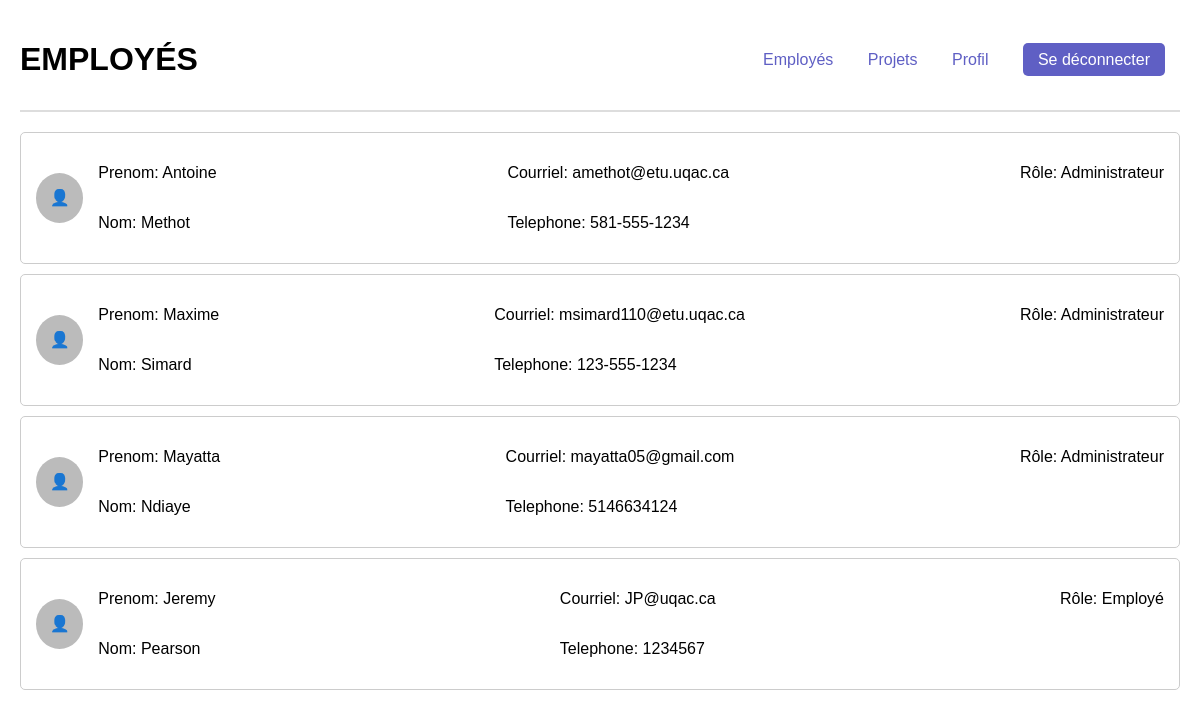
/employes, run on an earlier commit of the app's database.
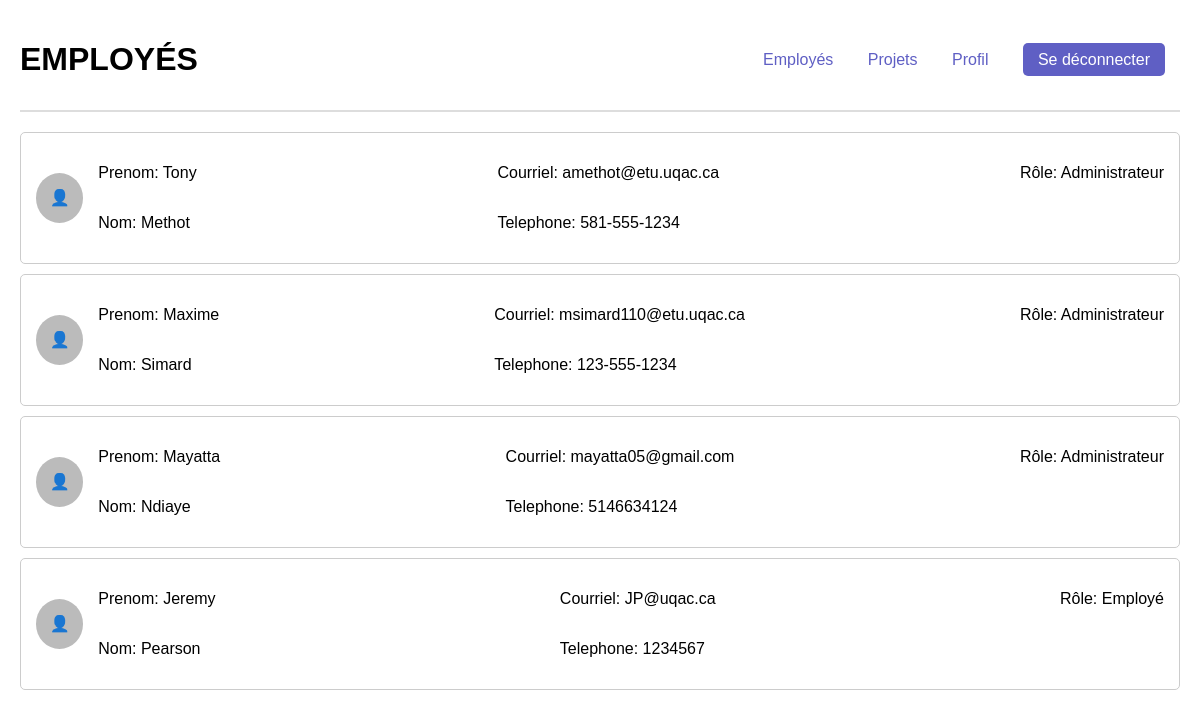
And on a later commit of the database.
### tables this page shows
CREATE TABLE Employee_emp (
    emp_id INTEGER PRIMARY KEY,
    emp_role_id INTEGER NOT NULL,
    emp_nom TEXT NOT NULL,
    emp_prenom TEXT NOT NULL,
    emp_courriel TEXT NOT NULL,
    emp_telephone TEXT,
    emp_motPasse TEXT NOT NULL,
    FOREIGN KEY (emp_role_id) REFERENCES Role_role(role_id)
);

### main.py (the view)
@app.route('/employes', methods=['GET', 'POST'])
def employes():
    listeEmploye = get_employes()
    return render_template('employes.html', employes=listeEmploye)

### main.py (called while the page is built)
def get_db():                           #connexion à la base de données
    conn = sqlite3.connect(DB)
    conn.row_factory = sqlite3.Row  # Allows us to access rows by column name
    return conn

def get_employes():
    conn = get_db()
    cursor = conn.cursor()
    cursor.execute("SELECT emp_id AS id, emp_prenom AS prenom, emp_nom AS nom, emp_courriel AS courriel, emp_telephone AS telephone, emp_role_id AS idRole FROM Employee_emp;")  # Adjust columns as needed
    employes = cursor.fetchall()
    conn.close()
    return employes

### templates/employes.html (shortened to what this page needs)
<!DOCTYPE html>
<html lang="fr">
  <head>
    <link rel="stylesheet" href="../static/css/employes.css" />
  </head>
  <body>
    <header>
      <h1>EMPLOYÉS</h1>
      <nav>
        <a href="employes">Employés</a>
        <a href="listeProjets">Projets</a>
        <a href="profil">Profil</a>
        <a href="/logout" class="logout-button">Se déconnecter</a>
      </nav>
    </header>
    <div class="employee-list">
      {% for employe in employes %}
      <div class="employee-card">
        <div class="employee-avatar">👤</div>
        <div class="employee-details">
          <div class="employee-info">
            <p>Prenom: {{ employe[1] }}</p>
            <p>Nom: {{ employe[2] }}</p>
          </div>
          <div class="employee-info">
            <p>Courriel: {{ employe[3] }}</p>
            <p>Telephone: {{ employe[4] }}</p>
          </div>
          <div class="employee-info">
            <p>
              Rôle: {% if employe[5] == 1 %} Administrateur {% elif employe[5]
              == 2 %} Chef de projet {% elif employe[5] == 3 %} Employé {% endif
              %}
            </p>
          </div>
        </div>
      </div>
      {% endfor %}
    </div>
  </body>
</html>

What changed in the data, as far as the page shows it:
changed Employee_emp "Methot": emp_prenom "Antoine" → "Tony"
